Frame 1 (no input): blank canvas, image omitted
Frame 60 (the mouse pressed at the canvas centre just before this capture): blank canvas, image omitted
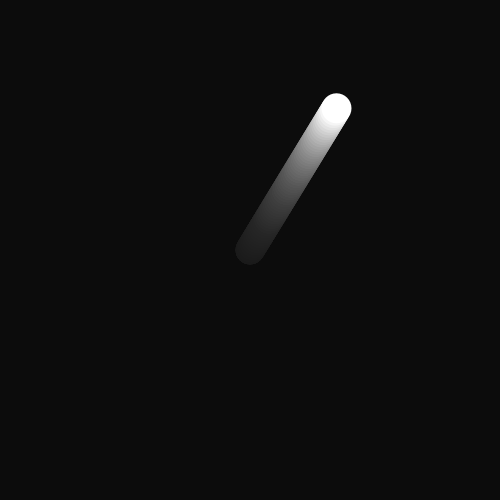
Frame 120 (the mouse held since frame 60 and released just before this capture)

The Processing sketch whose frames 1 and 60 were blank and that drew this single picture after the mouse press (run headless with seeded random() and noise(); from frame 60 on, the mouse is pressed at the canvas centre):

// Processing sketch: ex19_05
// ── ex19_05.pde
// 본문 코드: 마우스를 누르면 원이 생성되어 랜덤 이동, 5개를 초과하면 0번 객체 소멸

ArrayList<Circle> circles;

void setup() {
  size(500, 500); 
  circles = new ArrayList<Circle>();
}

void draw() {
  // 페이딩 효과
  noStroke();  
  fill(0, 10);  
  rect(0, 0, width, height);

  for (int i = 0; i < circles.size(); i++) {
    Circle c = circles.get(i);
    c.display();
    c.move();
    c.bounce();
  }
  if (circles.size() > 5) {
    circles.remove(0);
  }
  println(circles.size());
}

void mousePressed() {
  Circle c = new Circle(mouseX, mouseY);
  circles.add(c);
}

// 클래스 코드

class Circle {
  PVector location, velocity;
  color col;
  float d;

  Circle(float x, float y) {
    location = new PVector(x, y);
    velocity = new PVector(random(-5, 5), random(-5, 5));
    col = color(255);
    d = 30;
  }

  void display() {
    fill(col);
    ellipse(location.x, location.y, d, d);
  }

  void move() {
    location.add(velocity);
  }

  void bounce() {
    // 경계에 부딪힐 때 반사 적용
    if (location.x < 0) {
      location.x = 0;
      velocity.x *= -1;
    }
    if (location.x > width) {
      location.x = width;
      velocity.x *= -1;
    }
    if (location.y < 0) {
      location.y = 0;
      velocity.y *= -1;
    }
    if (location.y > height) {
      location.y = height;
      velocity.y *= -1;
    }
  }
}
